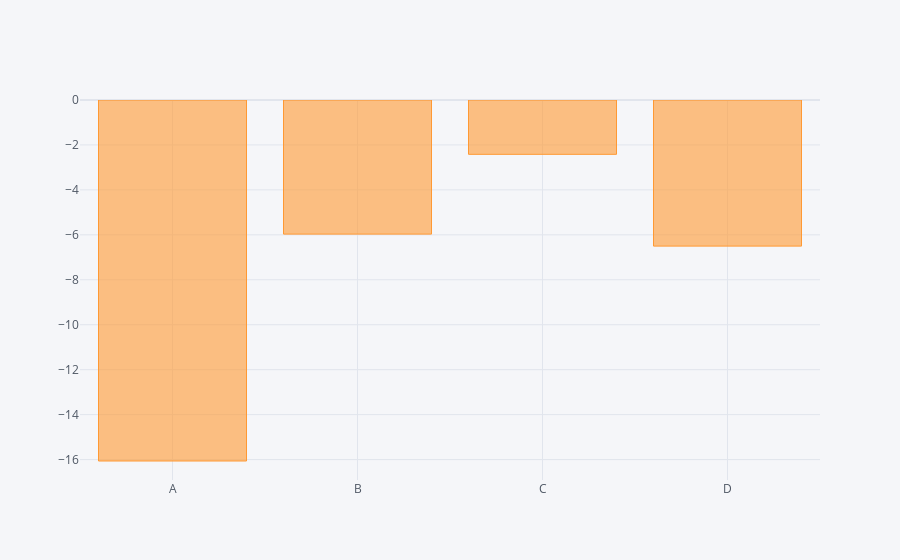

The notebook cell saved with this chart:
### Code cell
df1.sum().iplot(kind="bar")

### Figure 1 — Plotly figure (JSON) as saved in the notebook; plotly's stock layout.template omitted (floating-point values rounded to 4 significant figures)
{"data": [{"marker": {"color": "rgba(255, 153, 51, 0.6)", "line": {"color": "rgba(255, 153, 51, 1.0)", "width": 1}}, "name": "None", "orientation": "v", "text": "", "type": "bar", "x": ["A", "B", "C", "D"], "y": [-16.06, -5.967, -2.418, -6.502]}], "layout": {"legend": {"bgcolor": "#F5F6F9", "font": {"color": "#4D5663"}}, "paper_bgcolor": "#F5F6F9", "plot_bgcolor": "#F5F6F9", "title": {"font": {"color": "#4D5663"}}, "xaxis": {"gridcolor": "#E1E5ED", "showgrid": true, "tickfont": {"color": "#4D5663"}, "title": {"font": {"color": "#4D5663"}, "text": ""}, "zerolinecolor": "#E1E5ED"}, "yaxis": {"gridcolor": "#E1E5ED", "showgrid": true, "tickfont": {"color": "#4D5663"}, "title": {"font": {"color": "#4D5663"}, "text": ""}, "zerolinecolor": "#E1E5ED"}}}
